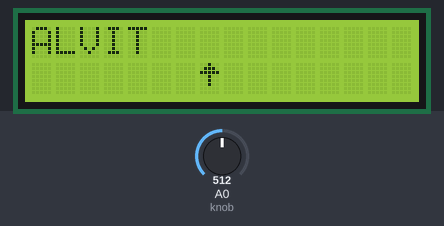
Bench run of a sketch on a simulated Arduino Uno, built with avr-gcc and run on an emulated ATmega328P. Parts: 16×2 character LCD. Inputs (shaded band) come from the test bench; at power-on: A0 (knob) = 512.

Above: at 1.2 s.
1.3 s: A0 (knob) set to 716
At 2.5 s:
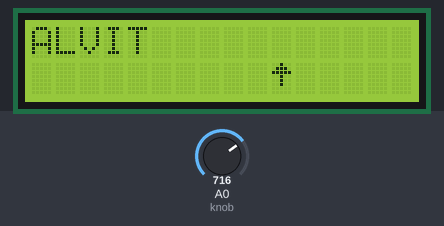
2.8 s: A0 (knob) set to 900
At 4.0 s:
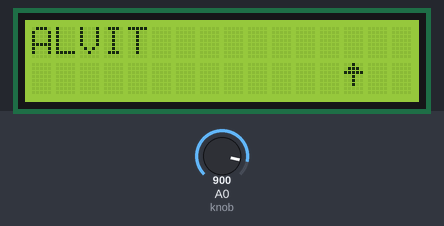
4.3 s: A0 (knob) set to 1023
At 4.9 s:
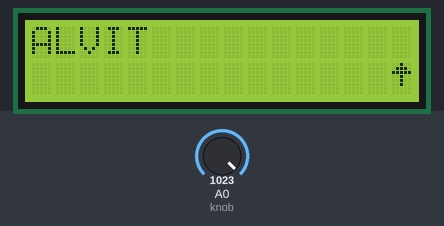
Timing chart, 0 to 7.3 s (numbered marks = the images above; inputs shaded):
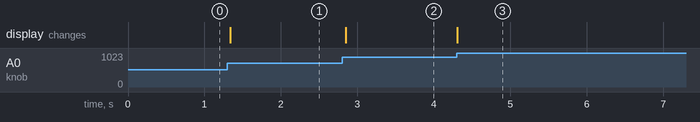

The sketch:

_02_Word_Jumble_Knob.ino
```cpp
//-- LCD Variables --
#include "Wire.h"
#include "Adafruit_LiquidCrystal.h"
Adafruit_LiquidCrystal lcd(0x20);

// https://www.seetron.com/apps/app_cceditor.html
byte arrowBitmap[8] = {0x84, 0x8E, 0x9F, 0x84, 0x84, 0x84, 0x80, 0x80};
byte upArrowChar = 0;

//--I/O pins --
const byte button = 4; // Digital pin 4
const byte knob = A0;

//-- JUMBLE VARIABLES --
String werd = "ALVIT";
int lastKnob = -1;

void WaitForButtonPress() {
  while (digitalRead(4) != LOW) {
    delay(100);
  }
  delay(500); // ignore switch bounce
}

void SetupLCD() {
  lcd.begin(16, 2); // 16 columns, 2 rows
  lcd.clear();
  lcd.print(werd);
  lcd.setBacklight(HIGH);

  lcd.createChar(upArrowChar, arrowBitmap);
}

void SetupInputs() {
  pinMode(button, INPUT_PULLUP);
}

void setup() {
  SetupLCD();
  Serial.begin(115200);
  SetupInputs();
}

void KnobArrow() {
  int knobValue = map(analogRead(knob), 0,1023, 0,15);
  if (knobValue != lastKnob) {
    if (lastKnob!=-1) {
      lcd.setCursor(lastKnob, 1);
      lcd.write(' ');
    }
    lcd.setCursor(knobValue, 1);
    lcd.write((byte)upArrowChar);
    lastKnob = knobValue;
  }
  delay(50);
}
void loop() {
  KnobArrow();
}
```

Measured:
- after the input at 1.3 s, the display: changes at once (image 1)
- after the input at 2.8 s, the display: changes after 0.05 s (image 2)
- after the input at 4.3 s, the display: changes at once (image 3)
